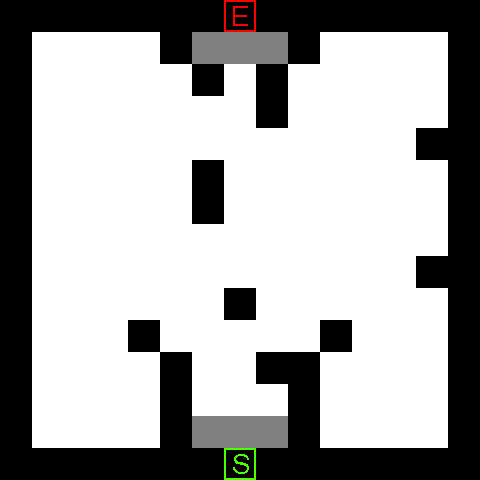

Tiled map render using the project's own tile images. Description and the map definition, with tile-layer contents summarised, below:
An orthogonal 15x15 tile map with 32x32 px tiles, 2 tile layers (Solution Layer, Tile Layer 2).

<map version="1.0" orientation="orthogonal" width="15" height="15" tilewidth="32" tileheight="32">
 <tileset firstgid="1" name="icemaptileset" tilewidth="32" tileheight="32">
  <image source="icemaptileset.png" width="128" height="64" />
 </tileset>
 <layer name="Solution Layer" width="15" height="15">
  <data>[225 cells, 225 non-empty, 5 distinct tile ids]</data>
 </layer>
 <layer name="Tile Layer 2" width="15" height="15">
  <data>[225 cells, 0 non-empty, 0 distinct tile ids]</data>
 </layer>
</map>